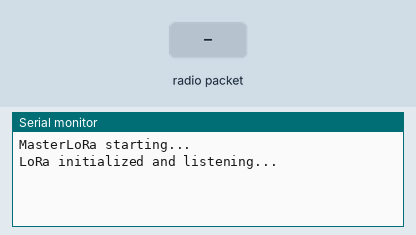
The sketch below on a simulated Arduino Uno, built with avr-gcc and run on an emulated ATmega328P. On the bench: the last lines printed to the serial monitor. The test bench sets the inputs (shaded band). No radio packets arrive unless stated.

Above: at 1.2 s.
1.3 s: radio packet "NODE01" arrives
At 2.4 s:
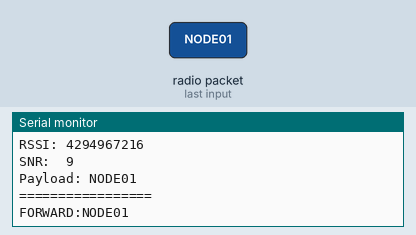
2.8 s: radio packet "1" arrives
At 3.4 s:
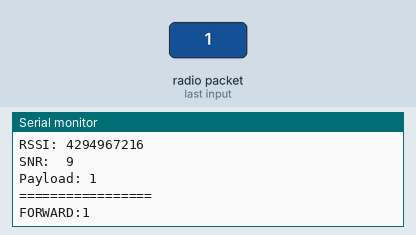

The sketch:

lora_rf_master.ino.ino
```cpp
/* MasterLoRa.ino
   Receives LoRa JSON packets, prints them on Serial, and replies with ACK:<nodeid>
*/

#include <SPI.h>
#include <LoRa.h>

const long LORA_FREQUENCY = 868E6; // match node
const int LORA_CS = 10;
const int LORA_RST = 9;
const int LORA_DIO0 = 2;

void setup() {
  Serial.begin(115200);
  while (!Serial);
  Serial.println("MasterLoRa starting...");

  LoRa.setPins(LORA_CS, LORA_RST, LORA_DIO0);
  if (!LoRa.begin(LORA_FREQUENCY)) {
    Serial.println("LoRa init failed!");
    while (1);
  }
  LoRa.setSyncWord(0x34);
  Serial.println("LoRa initialized and listening...");
}

void loop() {
  int packetSize = LoRa.parsePacket();
  if (packetSize) {
    String packet = "";
    while (LoRa.available()) {
      packet += (char)LoRa.read();
    }
    unsigned long rssi = LoRa.packetRssi();
    int snr = LoRa.packetSnr();

    Serial.println("=== RX Packet ===");
    Serial.print("RSSI: "); Serial.println(rssi);
    Serial.print("SNR:  "); Serial.println(snr);
    Serial.print("Payload: "); Serial.println(packet);
    Serial.println("=================");

    // Try extract node id quickly from JSON (simple string search)
    String nodeId = extractNodeId(packet);
    if (nodeId.length()) {
      // Send ACK back
      String ack = "ACK:" + nodeId;
      LoRa.beginPacket();
      LoRa.print(ack);
      LoRa.endPacket();
      Serial.print("ACK sent: "); Serial.println(ack);
    }

    // Optionally forward full payload to PC over Serial for master processing
    Serial.print("FORWARD:"); Serial.println(packet); // master software can read this
  }
  // small sleep to prevent hogging CPU
  delay(10);
}

// Basic extraction of "id":"NODE01" from payload; not full JSON parsing
String extractNodeId(const String &payload) {
  int idx = payload.indexOf("\"id\"");
  if (idx == -1) return "";
  int colon = payload.indexOf(':', idx);
  if (colon == -1) return "";
  int q1 = payload.indexOf('"', colon);
  if (q1 == -1) return "";
  int q2 = payload.indexOf('"', q1 + 1);
  if (q2 == -1) return "";
  String id = payload.substring(q1 + 1, q2);
  return id;
}
```

Measured:
- after the input at 1.3 s, the serial monitor: prints a new line at once (image 1)
- after the input at 2.8 s, the serial monitor: prints a new line at once (image 2)
